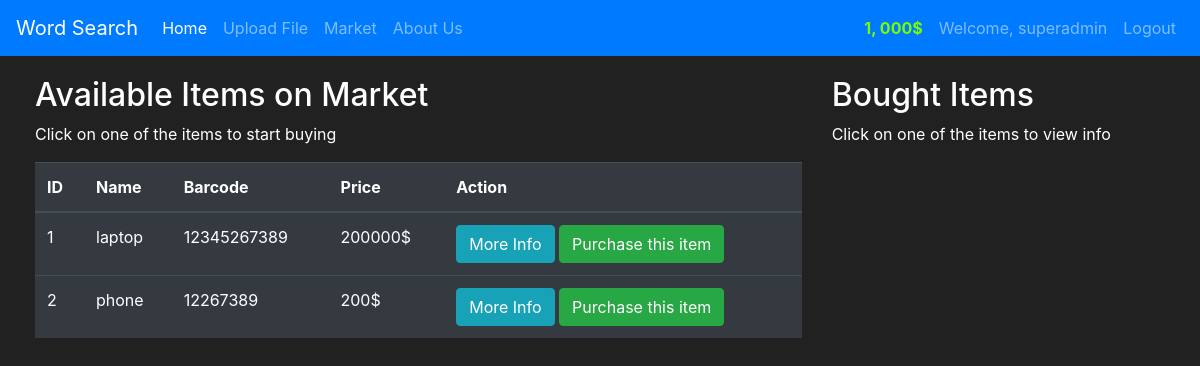
Screenshot of /market (signed in) with the database file from the repository.
### market/models.py (models this page shows, shortened)
class User(db.Model, UserMixin):
	id = db.Column(db.Integer(), primary_key=True)
	username = db.Column(db.String(length=30), nullable=False, unique=True)
	email_address = db.Column(db.String(length=50), nullable=False, unique=True)
	password_hash = db.Column(db.String(length=60), nullable=False)
	budget = db.Column(db.Integer(), nullable=False, default=1000)
	items = db.relationship('Item', backref="owned_user", lazy=True)
	@property
	def prettier_budget(self):
		if len(str(self.budget >= 4)):
			return f'{str(self.budget)[:-3]}, {str(self.budget)[-3:]}$'
		else:
			return f"(self.budget)"
	@property
	def password(self):
		return self._password

class Item(db.Model):
	id = db.Column(db.Integer(), primary_key=True)
	name = db.Column(db.String(length=20), nullable=True, unique=True)
	price = db.Column(db.Integer(), nullable=False, unique=True)
	barcode = db.Column(db.String(length=12), nullable=False, unique=True)
	description = db.Column(db.String(length=2000), nullable=False)
	owner = db.Column(db.Integer(), db.ForeignKey('user.id'))

### market/routes.py (the view, shortened to what this page needs)
@app.route('/market', methods=['GET', 'POST'])
@login_required
def market():
	purchase_form = PurchaseItemForm()
	selling_form = SellItemForm()
	if request.method =="GET":
		items = Item.query.filter_by(owner=None)
		owned_items = Item.query.filter_by(owner=current_user.id)
		return render_template('market.html', items=items, purchase_form=purchase_form, owned_items=owned_items, selling_form=selling_form)

### market/models.py (called while the page is built)
@login_manager.user_loader
def load_user(user_id):
    return User.query.get(int(user_id))

### market/templates/market.html (shortened to what this page needs)
{% extends 'layout.html' %}
{% block content %}
<div class="row" style="margin-top: 20px; margin-left: 20px;">
	<div class="col-8">
		<h2>Available Items on Market</h2>
		<p>Click on one of the items to start buying</p>
			<table class="table table-hover table-dark">
	    <thead>
	        <tr>
	            <th scope="col">ID</th>
	            <th scope="col">Name</th>
	            <th scope="col">Barcode</th>
	            <th scope="col">Price</th>
	            <th scope="col">Action</th>
	        </tr>
	    </thead>
	    <tbody>
	        {% for item in items %}
            <tr>
              <td>{{ item.id }}</td>
              <td>{{ item.name }}</td>
              <td>{{ item.barcode }}</td>
              <td>{{ item.price }}$</td>
              <td>
              	<button class="btn btn-outline btn-info" data-toggle="modal" data-target="#Modal-MoreInfo-{{ item.id }}">More Info</button>
              	<button class="btn btn-outline btn-success" data-toggle="modal" data-target="#Modal-PurchaseConfirm-{{ item.id }}">Purchase this item</button>
              </td>
            </tr>
	        {% endfor %}
	    </tbody>
	</table>
	</div>
	<div class="col-4">
		<h2>Bought Items</h2>
		<p>Click on one of the items to view info</p>
		<br>
	</div>
</div>
{% endblock %}

### market/templates/layout.html (shortened to what this page needs)
<!doctype html>
<html lang="en">
  <head>
    <link rel="stylesheet" href="https://cdn.jsdelivr.net/npm/bootstrap@4.5.3/dist/css/bootstrap.min.css">
  </head>
  <body>
   	<nav class="navbar navbar-expand-md navbar-dark bg-primary">
		<a class="navbar-brand" href="#">Word Search</a>
		<div class="collapse navbar-collapse" id="navbarNav">
			<ul class="navbar-nav mr-auto">
			    <li class="nav-item active">
			        <a class="nav-link" href="{{ url_for('home_page') }}">Home <span class="sr-only">(current)</span></a>
			    </li>
			    <li class="nav-item">
			        <a class="nav-link" href=" {{ url_for('upload') }}">Upload File</a>
			    </li>
			    <li class="nav-item">
			        <a class="nav-link" href="{{ url_for('market') }}">Market</a>
			    </li>
			    <li class="nav-item">
			        <a class="nav-link" href="{{ url_for('about_us') }}">About Us</a>
			    </li>
			</ul>
			{% if current_user.is_authenticated %}
				<ul class="navbar-nav">
					<li class="nav-item">
			        <a class="nav-link" style="color: lawngreen; font-weight: bold;">{{current_user.prettier_budget}}</a>
			    </li>
			    <li class="nav-item">
			        <a class="nav-link" >Welcome, {{ current_user.username }}</a>
			    </li>
			    <li class="nav-item">
			        <a class="nav-link" href="{{ url_for('logout_page') }}">Logout</a>
			    </li>
				</ul>
			{% endif %}
	  	</div>
	</nav>
  {% block content %}
	{% endblock %}
  </body>
</html>

### market/templates/layout.html (style rules this page uses)
body { background-color: #212121 ; color: white; }

### rows the page displays
User: prettier_budget "1, 000$", username "superadmin"
Item: id "1", name "laptop", barcode "12345267389", price "200000"
Item: id "2", name "phone", barcode "12267389", price "200"
